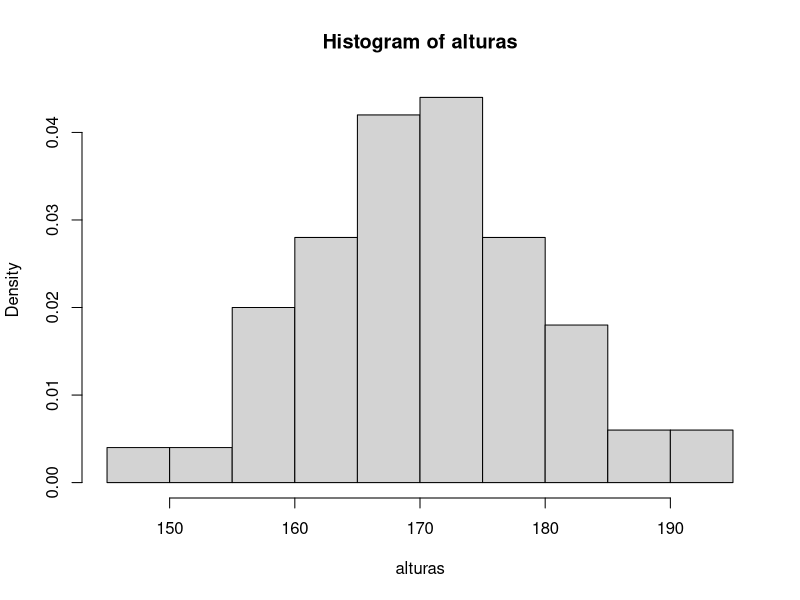
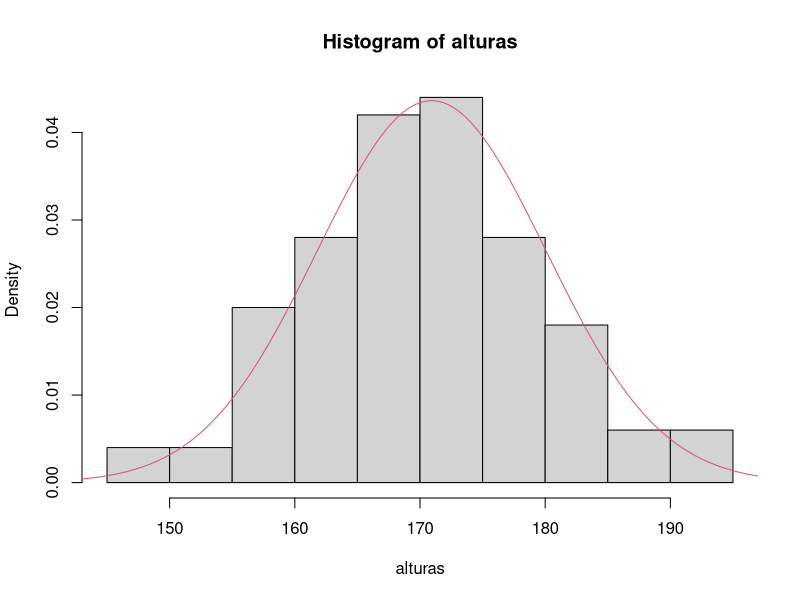
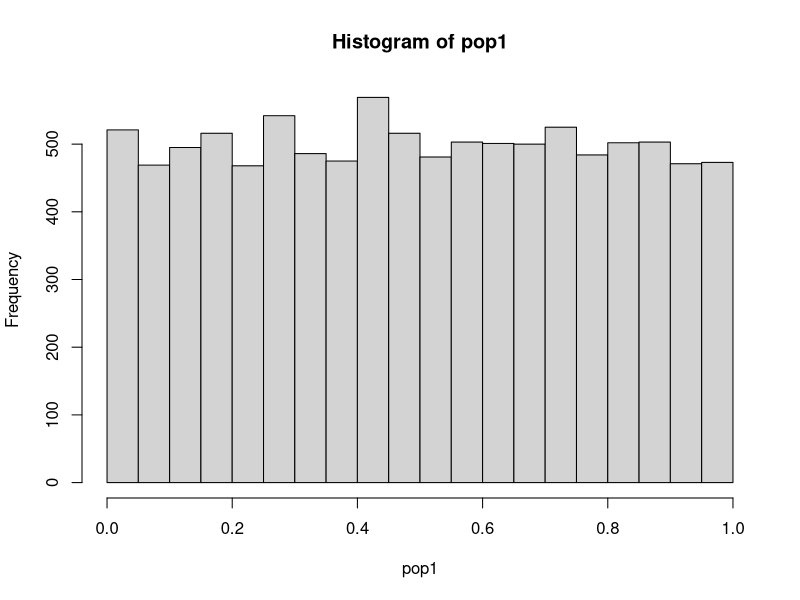
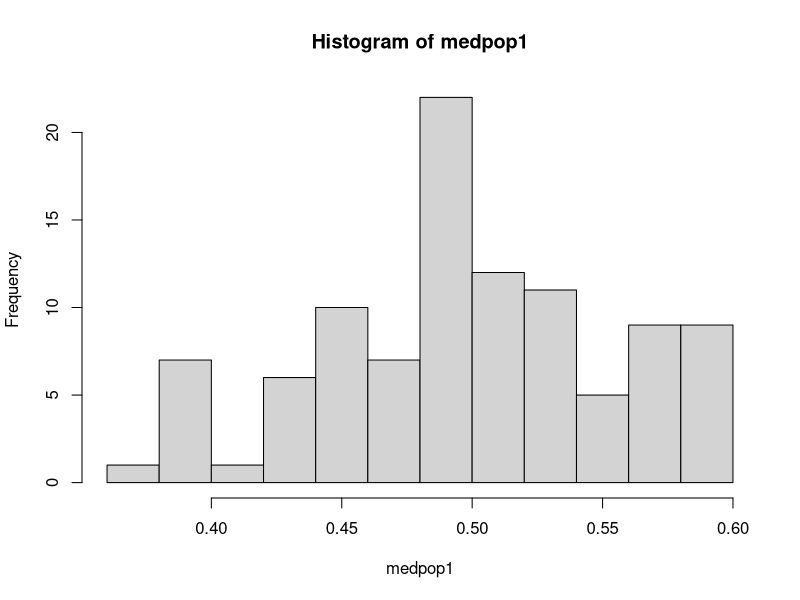
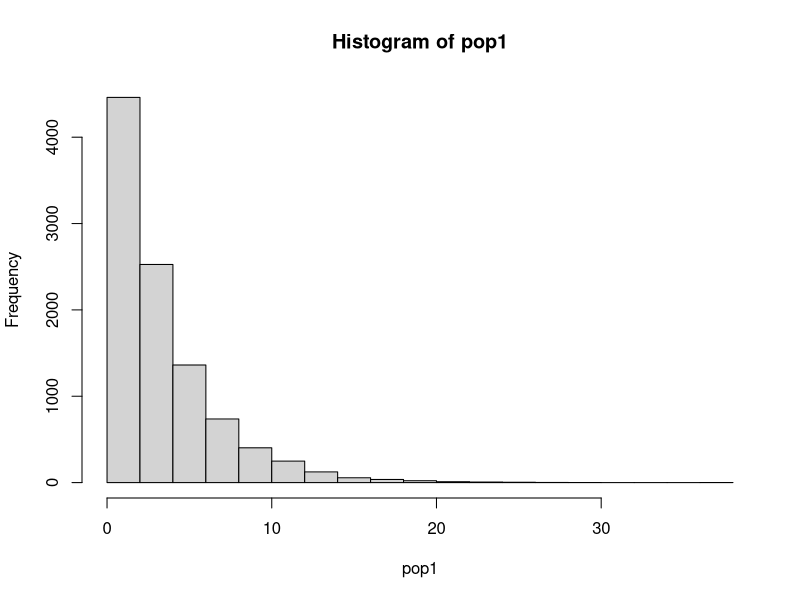
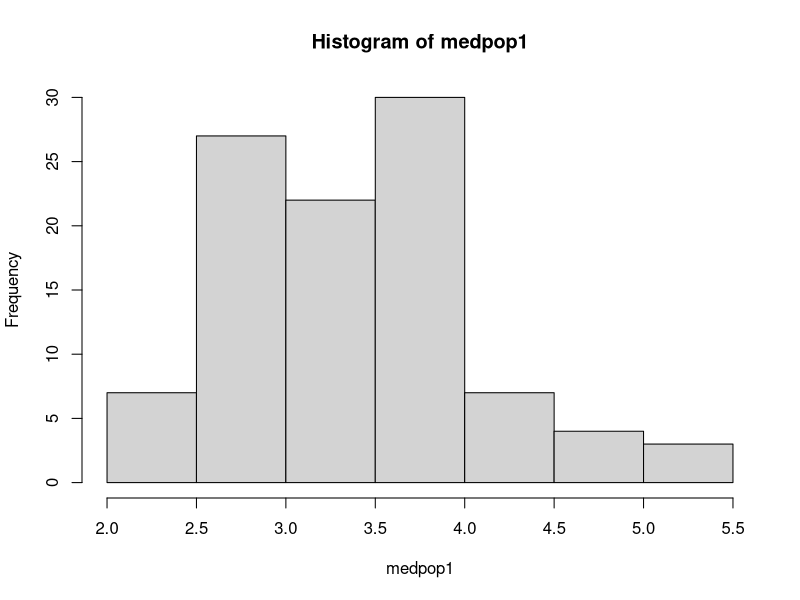

These figures' R source, in order:
## ---- chunk 1
require(knitr)
knitr::opts_chunk$set(echo = FALSE)
## ---- chunk 2
set.seed(123)
alturas <- round(rnorm(100,170,10))
tabela <- (prop.table(table(cut(alturas,breaks = c(145,150,155,160,165,170,175,180,185,190,195)))))
kable(tabela,col.names = c("Alturas","Frequências relativas"))
## ---- chunk 3
hist(alturas,breaks = c(145,150,155,160,165,170,175,180,185,190,195),freq=FALSE)
## ---- chunk 4
xx <- seq(min(alturas)-5,max(alturas)+5,by=.1)
hist(alturas,breaks = c(145,150,155,160,165,170,175,180,185,190,195),freq = FALSE)
media <- mean(alturas)
desviopad <- sd(alturas)
lines(xx,dnorm(xx,media,desviopad),col=2)
## ---- chunk 5
pnorm(160, mean = media,sd = desviopad )
## ---- chunk 6
1 - pnorm(180,mean = media, sd = desviopad)
## ---- chunk 7
pnorm(175,mean = media, sd = desviopad) - pnorm(165,mean = media, sd = desviopad)
## ---- chunk 8
pop1 <- runif(10000)
hist(pop1)
medpop1 <- c()
for(i in 1:100){
  medpop1[i] <- mean(sample(x =  pop1, size = 30))
}
hist(medpop1)
## ---- chunk 9
pop1 <- rexp(10000,rate = .3)
hist(pop1)
medpop1 <- c()
for(i in 1:100){
  medpop1[i] <- mean(sample(x =  pop1, size = 30))
}
hist(medpop1)
